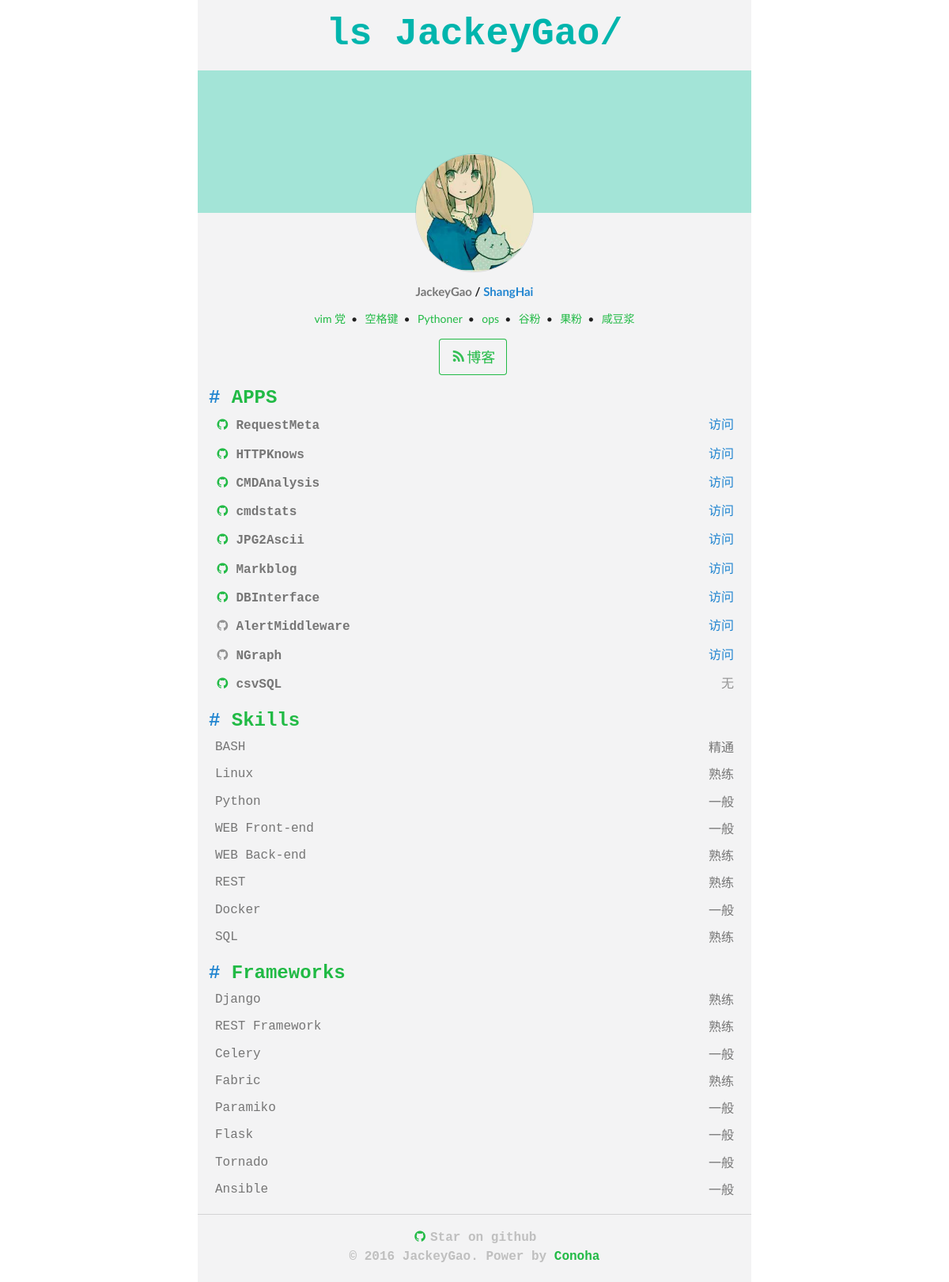
Before: / with the older database file.
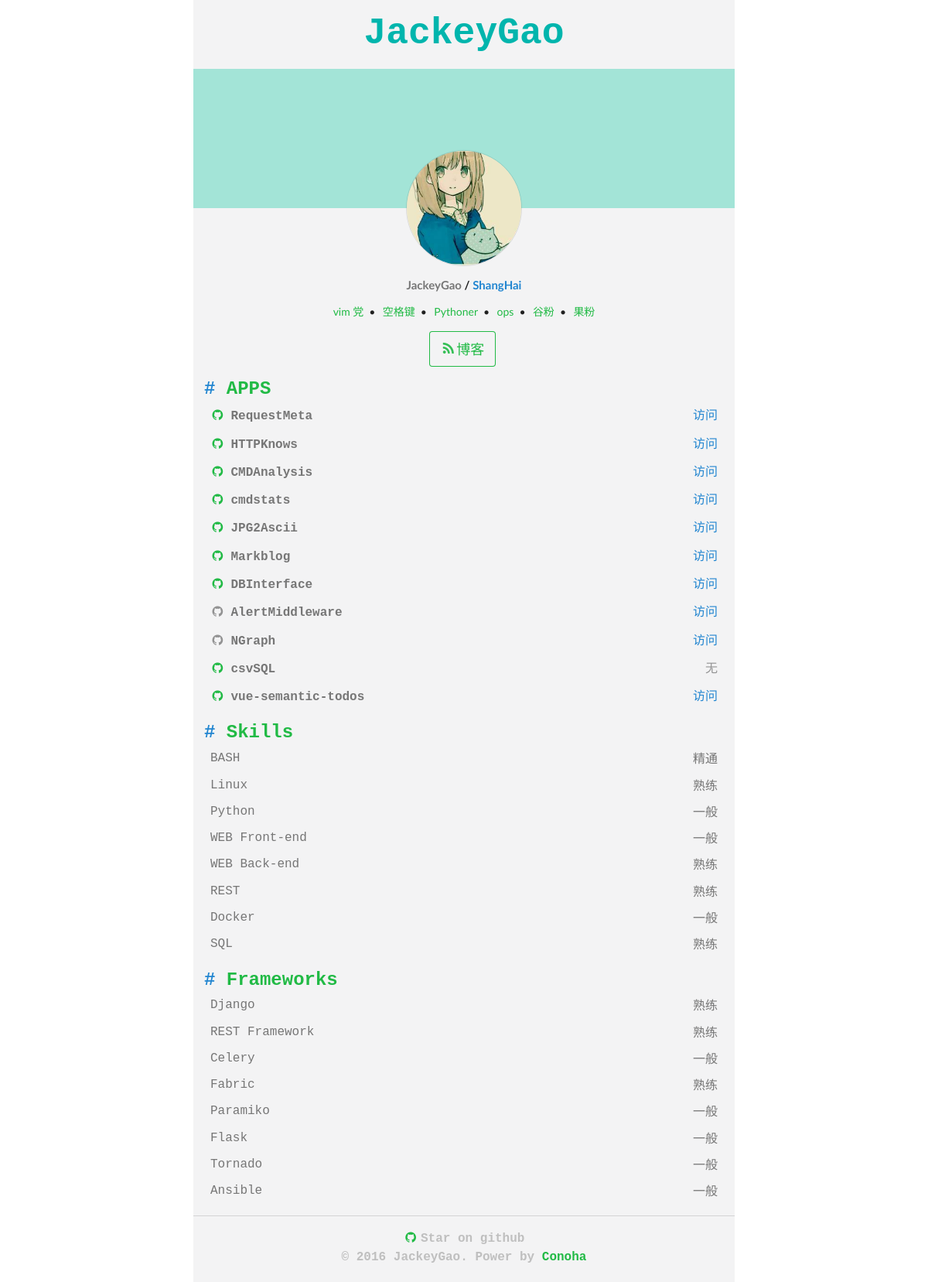
After: the same page with the newer database file.
### web/models.py (models this page shows, shortened)
class Profile(models.Model):
    key = models.CharField(max_length=45)
    value = models.CharField(max_length=100)
    @staticmethod
    def get_profile():
        profile = {}
        for i in Profile.objects.all():
            profile[i.key] = i.value
        return profile

class APP(models.Model):
    name = models.CharField(max_length=200)
    repo = models.CharField(max_length=100, null=True, blank=True)
    demo = models.CharField(max_length=100, null=True, blank=True)
    desc = models.CharField(max_length=200, default="")

class Skill(models.Model):
    SKILL_TYPES = (
        ('SL', 'Skill'),
        ('FM', 'Framework'),
    )
    name = models.CharField(max_length=45)
    level = models.CharField(max_length=10)
    start = models.IntegerField()
    s_type = models.CharField(max_length=2,
        choices=SKILL_TYPES,
    )

### web/views.py (the view)
# urls.py: url(r'^$', index),
def index(request):
    profile = Profile.get_profile()
    skills = Skill.objects.filter(s_type='SL')
    frameworks = Skill.objects.filter(s_type='FM')
    apps = APP.objects.all()
    return rtr('index.html', locals())

### web/templatetags/tools.py (called while the page is built)
@register.filter
def g(dt, key):
    if isinstance(dt, dict):
        return dt.get(key, None)
    else:
        return None

@register.filter
def list(string):
    return string.split(',')

### web/templates/index.html (shortened to what this page needs)
{% load tools %}
<html>
  <head>
    <link rel="stylesheet" type="text/css" href="/static/semantic.min.css">
    <link rel="stylesheet" type="text/css" href="/static/style.css">
  </head>
  <body>
    <div class="ui text container" style="background: #F3F3F4; padding: 20px 0px;">
      <h1 class="ui blue centered monospaced header" style="font-size: 3em;">
        <span  class="text monospaced teal">{{ profile|g:"title"|default_if_none:"title" }}</span>
      </h1>
      <div style="height: 180px;background: #A3E4D7;margin-bottom: 90px;">
         <div style="position: absolute; left: 50%;">
            <div style="position: relative; left: -50%; bottom: -105px;">
              <img class="ui small bordered circular image" src="/static/images/avatar.jpg">
            </div>
          </div>
      </div>
      <h4 class="ui centered grey header">{{ profile|g:"name"|default_if_none:"name" }} <span class="black text">/</span> <span class="blue text">{{ profile|g:"city"|default_if_none:"city" }}</span></h4>
       <div style="text-align: center">
          <div class="ui horizontal bulleted list">
          {% for tag in profile|g:"tags"|list %}
            <div class="item"><span class="text green">{{ tag }}</span></div>
          {% endfor %}
          </div>
        </div>
        <div style="text-align: center; margin: 14px;">
          <a href="{{ profile|g:"blog" }}">
          <div class="ui basic green icon big button">
              <i class="rss icon"></i>博客
          </div>
          </a>
        </div>
        <div style="margin: 0px 14px;">
          <h2 class="ui grey header monospaced" style="margin-bottom: 0px;margin-top: 14px;">
            <span  class="text monospaced blue"># <span class="text monospaced green">APPS</span></span>
          </h2>
          <div id="apps" class="ui selection list" style="margin-top: 0px;">
            {% for app in apps %}
            <div class="item" data-content="{{ app.desc }}">
              <div class="right floated content">
                {% if app.demo %}
                <a href="{{ app.demo }}"><span class="blue text">访问</span></a>
                {% else %}
                无
                {% endif %}
              </div>
              <div class="content">
                {% if app.repo %}
                <a href="{{ app.repo }}">
                  <span class="green text">
                   <i class="github icon"></i>
                  </span>
                </a>
                {% else %}
                <span class="text">
                  <i class="github icon" title="未开源"></i>
                </span>
                {% endif %}
                <span class="text grey monospaced" ><b>{{ app.name }}</span></b></span>
              </div>
            </div>
            {% endfor %}
          </div>
        </div>
        <div style="margin: 0px 14px;">
          <h2 class="ui grey header monospaced" style="margin-bottom: 0px;margin-top: 14px;">
            <span  class="text monospaced blue"># <span class="text monospaced green">Skills</span></span>
          </h2>
          <div class="ui selection list" style="margin-top: 0px;">
            {% for skill in skills %}
            <div class="item">
              <div class="right floated content">
                <span class="grey level text">{{ skill.level }}</span>
              </div>
              <div class="content">
                <span class="text grey monospaced" >{{ skill.name }}</span>
              </div>
            </div>
            {% endfor %}
          </div>
        </div>
        <div style="margin: 0px 14px;">
          <h2 class="ui grey header monospaced" style="margin-bottom: 0px;margin-top: 14px;">
             <span  class="text monospaced blue"># <span class="text monospaced green">Frameworks</span></span>
          </h2>
          <div class="ui selection list" style="margin-top: 0px;">
            {% for framework in frameworks %}
            <div class="item">
              <div class="right floated content">
                <span class="grey level text">
                  {{ framework.level }}
                </span>
              </div>
              <div class="content">
                <span class="text grey monospaced" >{{ framework.name }}</span>
              </div>
            </div>
            {% endfor %}
          </div>
        </div>
        <div class="ui divider"></div>
        <div id="footer">
        <span class="monospaced text"><b><a href="https://github.com/jackeyGao/MyIndex"><i class="green github icon"></i></a>Star on github </br> © 2016 JackeyGao. Power by <a href="https://www.conoha.jp/referral/?token=G8vOyReluNtZN0fQSSAyNzldtPOCAFhanp39bkuppaJG.w90xHc-01S"><span class="green text">Conoha</span></a></b></span>
        </div>
      </div>
  </body>
</html>

### web/static/style.css (style rules this page uses)
html, body, #container { height: 100%; margin: 0; padding: 0; }
.monospaced { font-family: Courier New; }
#footer { color: #BFBFBF; text-align: center; clear: both; }
.selection.list .level { display: block; }

Changed rows visible on the page:
no longer on this page (row edited): Profile: value "ls JackeyGao/"
added APP: name "vue-semantic-todos"
Other visible differences:
{{ profile|g:"title"|default_if_none:"title" }}: (not shown) → "JackeyGao"
list line gone: "咸豆浆"
